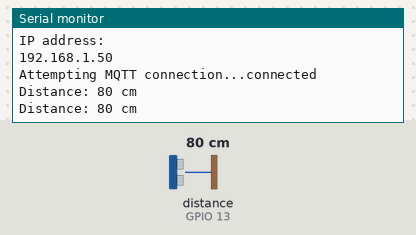
A sketch run on a simulated ESP8266 (NodeMCU). On the bench: the last lines printed to the serial monitor. The inputs (shaded band) are chosen by the test bench; at power-on: distance to the obstacle (sensor on GPIO 13) 80 cm. The echo pulse lasts 58.3 µs per cm; WiFi joins after 1.5 s; servers stay silent unless stated; no MQTT or app messages arrive unless stated.

Above: at 2.7 s.
2.8 s: distance to the obstacle (sensor on GPIO 13) set to 2 cm
At 4.1 s:
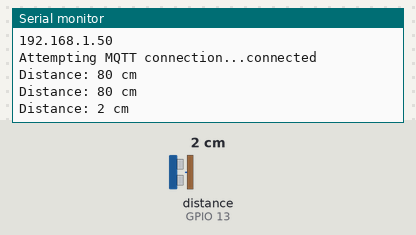
4.3 s: distance to the obstacle (sensor on GPIO 13) set to 4 cm
At 5.4 s:
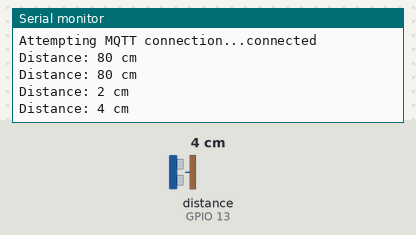
Timing chart, 0 to 7.3 s (numbered marks = the images above; inputs shaded):
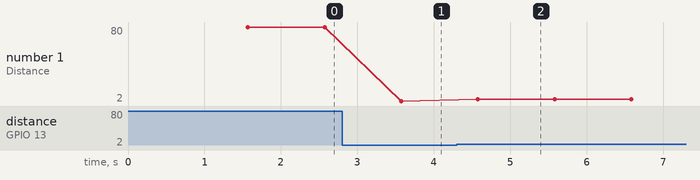

Measured:
- after the input at 2.8 s, the serial monitor: prints a new line after 0.78 s (image 1)
- after the input at 4.3 s, the serial monitor: prints a new line after 0.28 s (image 2)
- plotted number 1: 80 → 2 after the input at 2.8 s, 2 → 4 after the input at 4.3 s

The sketch:

MQTT_ultrasonic.ino
```cpp
#include <ESP8266WiFi.h>
#include <PubSubClient.h>
#include <Ultrasonic.h>

// Definición de pines para el sensor ultrasónico
#define TRIGGER_PIN 12
#define ECHO_PIN 13

// Inicialización del objeto Ultrasonic
Ultrasonic ultrasonic(TRIGGER_PIN, ECHO_PIN);

// Configuración de WiFi
#define WIFI_SSID         "Flia. Colque"
#define WIFI_PASSWORD     "b805z45w"


// Configuración del servidor MQTT
#define MQTT_SERVER       "192.168.1.5"
#define MQTT_CLIENT_ID    "ESP8266UltrasonicSensor"
#define DISTANCE_TOPIC    "sensor/ultrasonic/distance"

// Inicialización de los objetos WiFi y PubSubClient
WiFiClient espClient;
PubSubClient client(espClient);


void setup() {
  Serial.begin(115200);
  setupWiFi();
  client.setServer(MQTT_SERVER, 1883);
}

void loop() {
  if (!client.connected()) {
      reconnect();
  }
  client.loop();

  // Captura de la distancia usando el sensor ultrasónico
  int distance = ultrasonic.distanceRead();

  // Publicación de la distancia al servidor MQTT
  String distanceStr = String(distance);
  client.publish(DISTANCE_TOPIC, distanceStr.c_str(), true);

  Serial.print("Distance: ");
  Serial.print(distance);
  Serial.println(" cm");

  // Espera de 1 segundo antes de la siguiente lectura
  delay(1000);
}

void setupWiFi() {
    delay(10);
    Serial.println();
    Serial.print("Connecting to ");
    Serial.println(WIFI_SSID);

    WiFi.mode(WIFI_STA);
    WiFi.begin(WIFI_SSID, WIFI_PASSWORD);

    while (WiFi.status() != WL_CONNECTED) {
        delay(500);
        Serial.print(".");
    }

    Serial.println("");
    Serial.println("WiFi connected");
    Serial.println("IP address: ");
    Serial.println(WiFi.localIP());
}

void reconnect() {
    while (!client.connected()) {
        Serial.print("Attempting MQTT connection...");
        if (client.connect(MQTT_CLIENT_ID)) {
            Serial.println("connected");
        } else {
            Serial.print("failed, rc=");
            Serial.print(client.state());
            Serial.println(" try again in 5 seconds");
            delay(5000);
        }
    }
}
```
